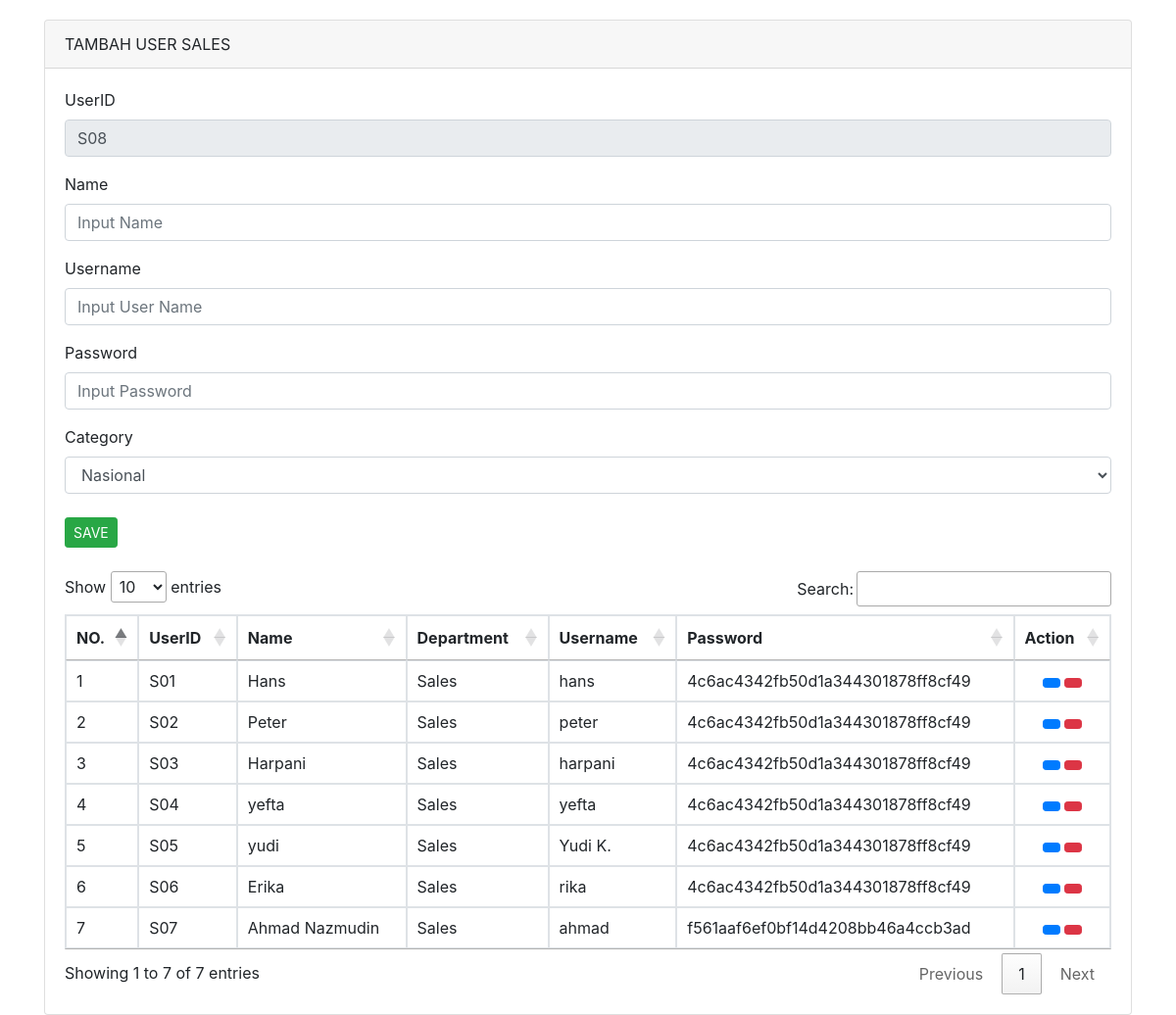
Screenshot of /pages/admin/user/index.php with the database file from the repository.
### tables this page shows
CREATE TABLE `sales` (
  `id_sales` int(11) NOT NULL,
  `kode_sales` char(10) DEFAULT NULL,
  `DeptID` varchar(20) NOT NULL,
  `nama_sales` varchar(150) DEFAULT NULL,
  `username` varchar(100) DEFAULT NULL,
  `password` varchar(100) DEFAULT NULL,
  `sales_category` varchar(25) NOT NULL,
  `email` varchar(100) NOT NULL
);

CREATE TABLE `department` (
  `DeptID` varchar(10) NOT NULL,
  `DeptName` varchar(50) NOT NULL
);

### pages/admin/user/index.php (the view, shortened to what this page needs)
<!doctype html>
<html lang="en">
  <head>
    <link rel="stylesheet" href="https://stackpath.bootstrapcdn.com/bootstrap/4.4.1/css/bootstrap.min.css">
    <link rel="stylesheet" href="//cdn.datatables.net/1.10.20/css/jquery.dataTables.min.css">
  </head>
  <body>
<?php
	include 'config/database.php';
    $query3 = "SELECT max(id_sales) as idTerbesar, max(kode_sales) as kodeTerbesar FROM sales";
    $hasil = mysqli_query($kon,$query3);
	$data3 = mysqli_fetch_array($hasil);
    $kodeBarang = $data3['kodeTerbesar'];
    $urutan = (int) substr($kodeBarang, 2, 5);
    $urutan++;
	$huruf = "S";
    $kodeBarang = $huruf . sprintf("%02s", $urutan);
	?>
    <div class="container" style="margin-top: 20px">
      <div class="row">
        <div class="col-sm-12">
          <div class="card">
            <div class="card-header">
              TAMBAH USER SALES
            </div>
            <div class="card-body">
             <form action="pages/admin/user/simpan.php"  method="POST">
                <div class="form-group">
                  <label>UserID</label>
                  <input type="text" name="kode_sales" placeholder="Masukkan ID Department" required="required" value="<?php echo $kodeBarang ?>" class="form-control" readonly>
                </div>
                <div class="form-group">
                  <label>Name</label>
                  <input type="text" name="nama_sales" placeholder="Input Name" class="form-control">
                </div>
                <div class="form-group">
                  <label>Username</label>
                  <input type="text" name="username" placeholder="Input User Name" class="form-control">
                </div>
                <div class="form-group">
                  <label>Password</label>
                  <input type="text" name="password" placeholder="Input Password" class="form-control">
                </div>
                <div class="form group">
                <label>Category</label>
                <select class="form-control" name="sales_category">
<?php
    include 'config/database.php';
    $sql="select * from category";
    $hasil=mysqli_query($kon,$sql);
    while ($data = mysqli_fetch_array($hasil)) {
        ?>
    <option value="<?php echo $data['CatID'];?>"><?php echo $data['CatName'];?> </option>
    <?php
    }
?>
</select>
                </div>
<br>
                <div class="form group">
                <input type="submit" class="btn btn-sm btn-success" value="SAVE">
                </div>
              </form>
              <br/>
              <div class="table-responsive">
              <table class="table table-bordered" id="deptTable">
                <thead>
                  <tr>
                    <th scope="col">NO.</th>
                    <th scope="col">UserID</th>
                    <th scope="col">Name</th>
                    <th scope="col">Department</th>
                    <th scope="col">Username</th>
                    <th scope="col">Password</th>
                    <th scope="col">Action</th>
                  </tr>
                </thead>
                <tbody>
                  <?php
                      include 'config/database.php';
                      $no = 1;
                      $query = mysqli_query($kon,"SELECT * FROM sales t1 LEFT JOIN department t2 ON t1.DeptID = t2.DeptID");
                      while($row = mysqli_fetch_array($query)){
                  ?>
                  <tr>
                      <td><?php echo $no++ ?></td>
                      <td><?php echo $row['kode_sales'] ?></td>
                      <td><?php echo $row['nama_sales'] ?></td>
                      <td><?php echo $row['DeptName'] ?></td>
                      <td><?php echo $row['username'] ?></td>
                      <td><?php echo $row['password'] ?></td>
                      <td class="text-center">
                        <a href="pages/admin/user/edit-user.php?kd=<?php echo $row['id_sales'] ?>" class="btn btn-sm btn-primary"><i class="fa fa-regular fa-edit"></i></a>
                        <a href="pages/admin/user/hapus-user.php?kd=<?php echo $row['id_sales'] ?>&name=<?php echo $row['nama_sales'] ?>&" class="btn btn-sm btn-danger"><i class="fa fa-regular fa-trash"></i></a>
                      </td>
                  </tr>
                <?php } ?>
                </tbody>
              </table>
              </div>
            </div>
          </div>
      </div>
    </div>
  </body>
</html>

### rows the page displays
sales: kode_sales "S01", nama_sales "Hans", DeptID.DeptName "Sales", username "hans", password "4c6ac4342fb50d1a344301878ff8cf49"
sales: kode_sales "S02", nama_sales "Peter", DeptID.DeptName "Sales", username "peter", password "4c6ac4342fb50d1a344301878ff8cf49"
sales: kode_sales "S03", nama_sales "Harpani", DeptID.DeptName "Sales", username "harpani", password "4c6ac4342fb50d1a344301878ff8cf49"
sales: kode_sales "S04", nama_sales "yefta", DeptID.DeptName "Sales", username "yefta", password "4c6ac4342fb50d1a344301878ff8cf49"
sales: kode_sales "S05", nama_sales "yudi", DeptID.DeptName "Sales", username "Yudi K.", password "4c6ac4342fb50d1a344301878ff8cf49"
sales: kode_sales "S06", nama_sales "Erika", DeptID.DeptName "Sales", username "rika", password "4c6ac4342fb50d1a344301878ff8cf49"
sales: kode_sales "S07", nama_sales "Ahmad Nazmudin", DeptID.DeptName "Sales", username "ahmad", password "f561aaf6ef0bf14d4208bb46a4ccb3ad"

### other values shown
form field sales_category "Nasional"
